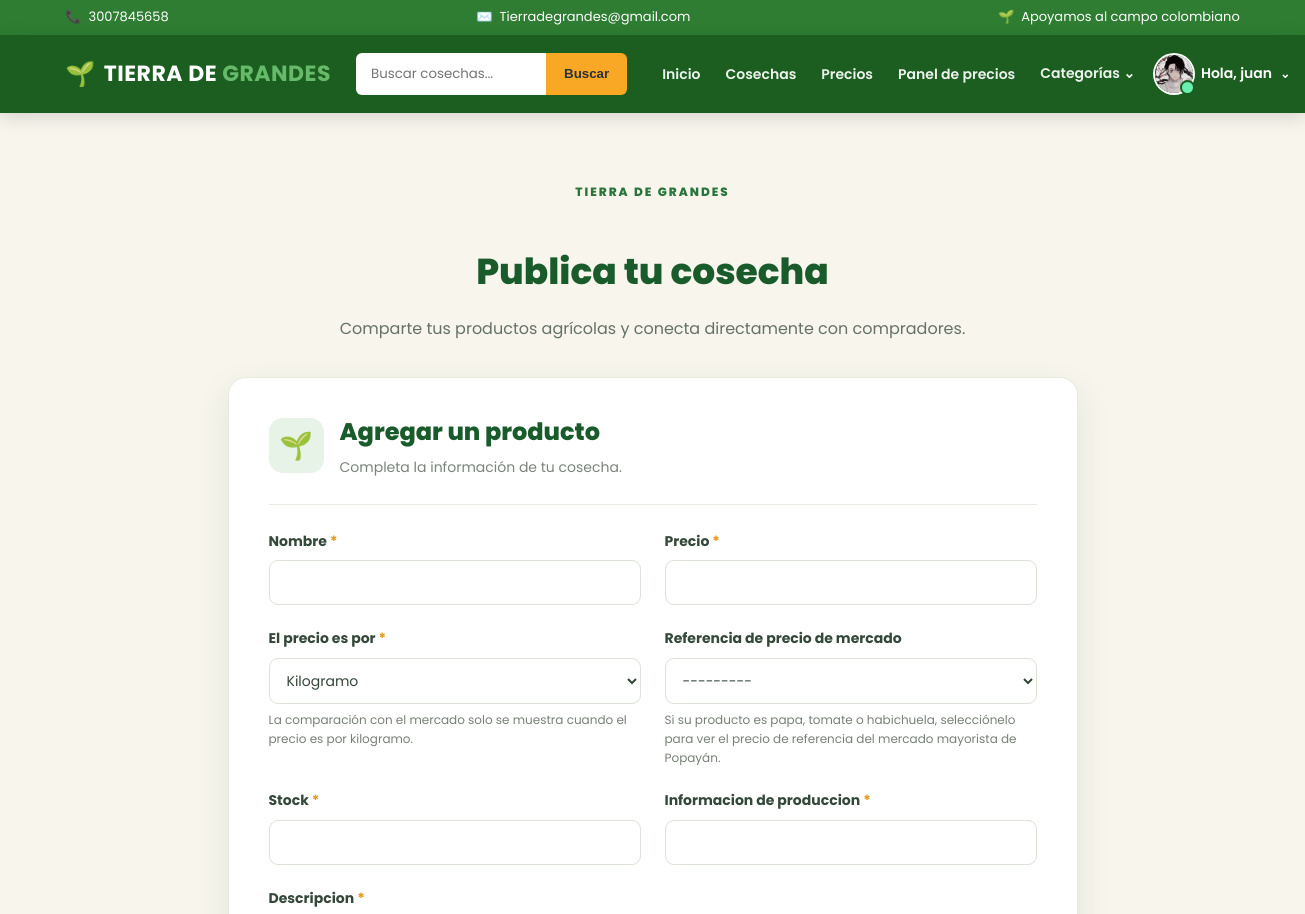
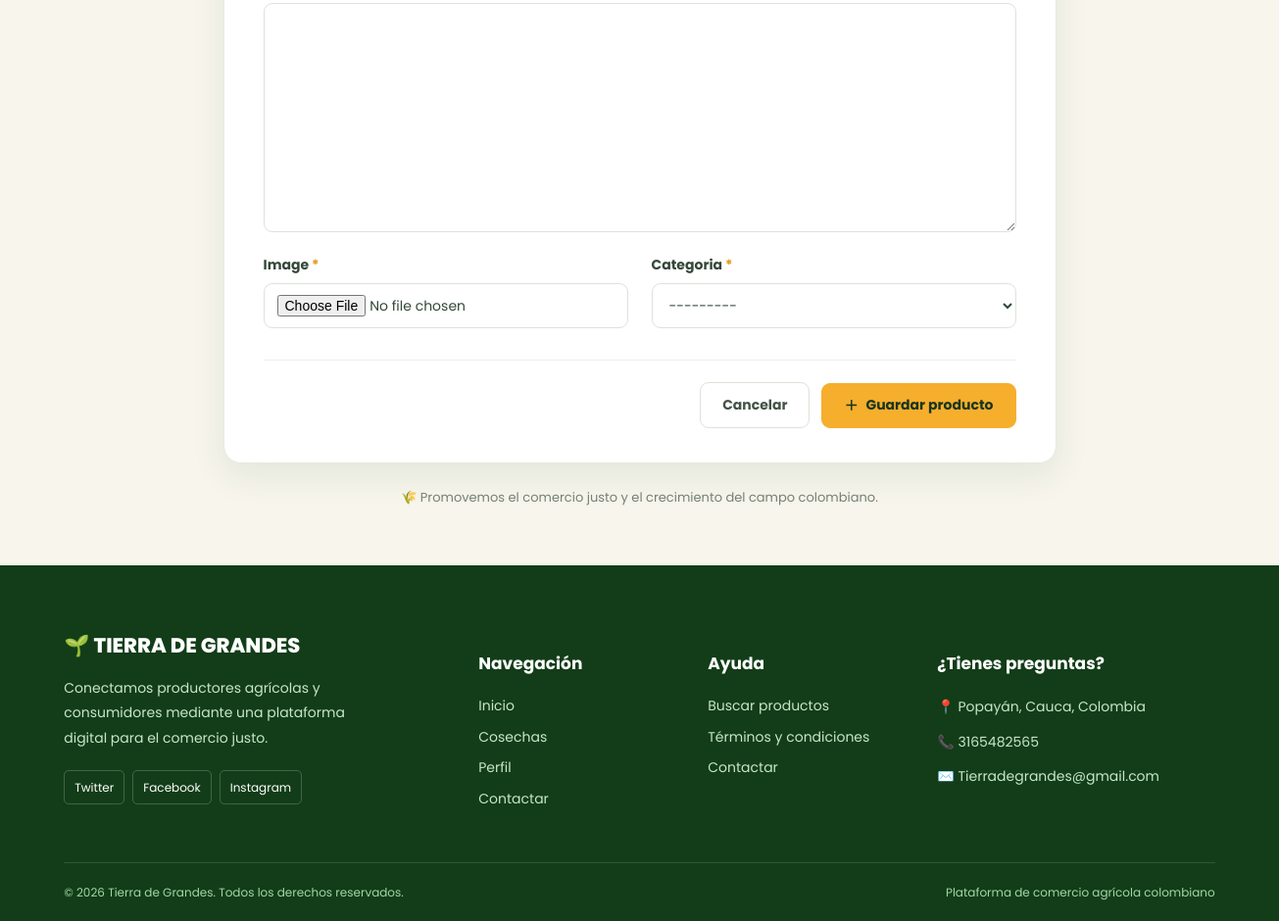
The app's page /agregar-producto/ (signed in) with its own data (2 pictures, top to bottom).
### cuentas/models.py (models this page shows, shortened)
class Cuentas (AbstractBaseUser):
    nombres = models.CharField(max_length=50)
    apellidos = models.CharField(max_length=50)
    nombreusuario = models.CharField(max_length=50, unique=True)
    email = models.CharField(max_length=100, unique=True)
    numero_telefono = models.CharField(max_length=50)
    date_joined = models.DateTimeField(auto_now_add=True)
    last_login = models.DateTimeField(auto_now_add=True)
    is_admin = models.BooleanField(default=False)
    is_staff = models.BooleanField(default=False)
    is_active = models.BooleanField(default=False)
    is_superadmin = models.BooleanField(default=False)
    USERNAME_FIELD = 'email'
    REQUIRED_FIELDS = ['nombreusuario', 'nombres', 'apellidos']
    objects = CuentaAdd()
    def full_nombre(self):
        return f'{self.nombres} {self.apellidos}'

class UserPerfil(models.Model):
    user = models.OneToOneField(Cuentas, on_delete=models.CASCADE)
    direccion_linea_1 = models.CharField(blank=True, max_length=100)
    direccion_linea_2 = models.CharField(blank=True, max_length=100)
    image_perfil = models.ImageField(upload_to='userperfil')
    ciudad = models.CharField(blank=True, max_length=20)
    departamento = models.CharField(blank=True, max_length=20)
    descripcion = models.TextField()
    instagram = models.URLField("Instagram", max_length=200, blank=True)
    tiktok = models.URLField("TikTok", max_length=200, blank=True)
    facebook = models.URLField("Facebook", max_length=200, blank=True)

### productos/views.py (the view)
# urls.py: path('agregar-producto/', views.agregar_Producto, name="agregar_producto"),
@login_required
def agregar_Producto(request):
    current_user = get_object_or_404(Cuentas, pk=request.user.pk)
    if request.method == 'POST':
        formulario = ProductoForm(data=request.POST, files=request.FILES)
        if formulario.is_valid():
            producto = formulario.save(commit=False)
            producto.user = current_user
            producto.save()
            messages.success(request, 'producto cargado')
            return redirect ('inicio')
    else:
        formulario = ProductoForm()
    return render(request, 'producto/agregarproducto.html', {'formulario' : formulario})

### tiera_de_grandes/templates/producto/agregarproducto.html (shortened to what this page needs)
{% extends 'index.html' %}
{% load static %}
{% block content %}
    <link rel="stylesheet" href="{% static 'css/producto-form.css' %}">
<section class="tdg-product-section">
    <div class="container">
        <div class="tdg-page-heading">
            <span class="tdg-eyebrow">TIERRA DE GRANDES</span>
            <h1>Publica tu cosecha</h1>
            <p>
                Comparte tus productos agrícolas y conecta directamente
                con compradores.
            </p>
        </div>
        <div class="tdg-form-card">
            <div class="tdg-form-header">
                <div class="tdg-form-icon">🌱</div>
                <div>
                    <h2>Agregar un producto</h2>
                    <p>Completa la información de tu cosecha.</p>
                </div>
            </div>
            <hr class="tdg-divider">
            <form method="POST"
                  action=""
                  enctype="multipart/form-data">
                <div class="tdg-form-grid">
                    {% for field in formulario %}
                        <div class="tdg-field
                            {% if field.name == 'descripcion' or field.name == 'informacion_produccion' %}
                                tdg-field-full
                            {% endif %}">
                            <label for="{{ field.id_for_label }}">
                                {{ field.label }}
                                {% if field.field.required %}
                                    <span class="tdg-required">*</span>
                                {% endif %}
                            </label>
                            {{ field }}
                            {% if field.help_text %}
                                <small class="tdg-help">
                                    {{ field.help_text }}
                                </small>
                            {% endif %}
                        </div>
                    {% endfor %}
                </div>
                <div class="tdg-form-actions">
                    <a href="{% url 'inicio' %}" class="tdg-btn-cancel">
                        Cancelar
                    </a>
                    <button type="submit" class="tdg-btn-save">
                        <span>＋</span> Guardar producto
                    </button>
                </div>
            </form>
        </div>
        <p class="tdg-footer-note">
            🌾 Promovemos el comercio justo y el crecimiento del campo colombiano.
        </p>
    </div>
</section>
{% endblock content %}

### tiera_de_grandes/templates/index.html (shortened to what this page needs)
<!DOCTYPE html>
{% load humanize %}
{% load static %}
<html lang="es">
<head>
    <link rel="stylesheet" href="{% static 'css/index.css' %}">
    <link rel="stylesheet" href="{% static 'css/base_extra.css' %}">
    <link rel="stylesheet" href="{% static 'css/login_tdg.css' %}">
</head>
<body>
    <div class="top-bar">
        <div class="container">
            <div class="top-bar-content">
                <div class="top-item">
                    <span aria-hidden="true">📞</span>
                    <span>3007845658</span>
                </div>
                <div class="top-item">
                    <span aria-hidden="true">✉️</span>
                    <span>Tierradegrandes@gmail.com</span>
                </div>
                <div class="top-item top-message">
                    <span aria-hidden="true">🌱</span>
                    <span>Apoyamos al campo colombiano</span>
                </div>
            </div>
        </div>
    </div>
    <nav class="main-navbar" aria-label="Navegación principal">
        <div class="container">
            <div class="navbar-content">
                <a href="{% url 'inicio' %}" class="brand">
                    <span class="brand-icon" aria-hidden="true">🌱</span>
                    <span>TIERRA DE <strong>GRANDES</strong></span>
                </a>
                <form class="search-form" action="{% url 'buscador' %}" method="get" role="search">
                    <input type="search" name="keyword" placeholder="Buscar cosechas..." aria-label="Buscar productos">
                    <button type="submit">Buscar</button>
                </form>
                <div class="nav-menu">
                    <a href="{% url 'inicio' %}" class="nav-link">Inicio</a>
                    <a href="{% url 'verproducto' %}" class="nav-link">Cosechas</a>
                    <a href="{% url 'inteligencia_artificial:precios_referencia' %}" class="nav-link">Precios</a>
                    <a href="{% url 'inteligencia_artificial:panel_precios' %}" class="nav-link">Panel de precios</a>
                    <div class="nav-dropdown" data-dropdown>
                        <button class="nav-link dropdown-button"
                                type="button"
                                data-dropdown-toggle
                                aria-haspopup="true"
                                aria-expanded="false"
                                aria-controls="categoriasMenu">
                            Categorías <span aria-hidden="true">⌄</span>
                        </button>
                    </div>
                    {% if request.user.is_authenticated %}
                        {% with u=request.user %}
                        <div class="nav-dropdown" data-dropdown>
                            <button class="user-button"
                                    type="button"
                                    data-dropdown-toggle
                                    aria-haspopup="true"
                                    aria-expanded="false"
                                    aria-controls="userMenu">
                                <span class="user-avatar" aria-hidden="true">
                                    <span class="user-initial">{{ u.nombres|default:u.nombreusuario|default:"U"|slice:":1"|upper }}</span>
                                    {% if u.userperfil.image_perfil %}
                                        <img src="{{ u.userperfil.image_perfil.url }}"
                                             alt=""
                                             class="user-photo"
                                             onerror="this.remove()">
                                    {% endif %}
                                </span>
                                <span class="user-name">Hola, {{ u.nombres|default:u.nombreusuario|truncatechars:14 }}</span>
                                <span class="dropdown-caret" aria-hidden="true">⌄</span>
                            </button>
                        </div>
                        {% endwith %}
                    {% else %}
                        <a href="{% url 'login' %}" class="nav-link">Iniciar Sesión</a>
                        <a href="{% url 'registrar' %}" class="register-button">Regístrate</a>
                    {% endif %}
                </div>
            </div>
        </div>
    </nav>
    {% block content %}{% endblock content %}
    <footer class="footer">
        <div class="container">
            <div class="footer-grid">
                <div class="footer-column">
                    <a href="{% url 'inicio' %}" class="footer-brand">🌱 TIERRA DE GRANDES</a>
                    <p>
                        Conectamos productores agrícolas y
                        consumidores mediante una plataforma
                        digital para el comercio justo.
                    </p>
                    <div class="social-links">
                        <a href="https://twitter.com/?lang=es" target="_blank" rel="noopener noreferrer">Twitter</a>
                        <a href="https://www.facebook.com/profile.php?id=100084250750943" target="_blank" rel="noopener noreferrer">Facebook</a>
                        <a href="https://www.instagram.com/" target="_blank" rel="noopener noreferrer">Instagram</a>
                    </div>
                </div>
                <div class="footer-column">
                    <h4>Navegación</h4>
                    <a href="{% url 'inicio' %}">Inicio</a>
                    <a href="{% url 'verproducto' %}">Cosechas</a>
                    {% if request.user.is_authenticated %}
                        <a href="{% url 'perfil' %}">Perfil</a>
                    {% endif %}
                    <a href="{% url 'contactar' %}">Contactar</a>
                </div>
                <div class="footer-column">
                    <h4>Ayuda</h4>
                    <a href="{% url 'verproducto' %}">Buscar productos</a>
                    <a href="#">Términos y condiciones</a>
                    <a href="{% url 'contactar' %}">Contactar</a>
                </div>
                <div class="footer-column">
                    <h4>¿Tienes preguntas?</h4>
                    <p>📍 Popayán, Cauca, Colombia</p>
                    <p>📞 3165482565</p>
                    <p>✉️ Tierradegrandes@gmail.com</p>
                </div>
            </div>
            <div class="footer-bottom">
                <p>© {% now "Y" %} Tierra de Grandes. Todos los derechos reservados.</p>
                <p>Plataforma de comercio agrícola colombiano</p>
            </div>
        </div>
    </footer>
</body>
</html>

### records on screen
Cuentas: userperfil.image_perfil (picture), nombres "juan"

### other values on screen
{{ field.label }} "Nombre" "Precio" "El precio es por" "Referencia de precio de mercado" "Stock" "Informacion de produccion" "Descripcion" "Image" "Categoria"
{{ field.help_text }} "La comparación con el mercado solo se muestra cuando el precio es por kilogramo." "Si su producto es papa, tomate o habichuela, selecciónelo para ver el precio de referencia del mercado mayorista de Popayán."
